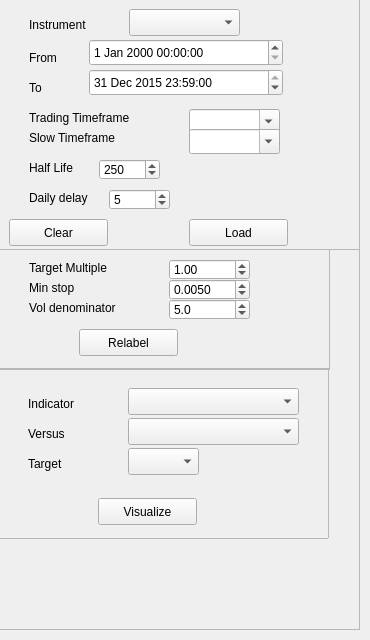
    <widget class="QWidget" name="tab">
     <attribute name="title">
      <string>Single Pair</string>
     </attribute>
     <widget class="QFrame" name="frame_4">
      <property name="geometry">
       <rect>
        <x>-1</x>
        <y>-1</y>
        <width>361</width>
        <height>631</height>
       </rect>
      </property>
      <property name="frameShape">
       <enum>QFrame::StyledPanel</enum>
      </property>
      <property name="frameShadow">
       <enum>QFrame::Raised</enum>
      </property>
      <widget class="QFrame" name="frame">
       <property name="geometry">
        <rect>
         <x>0</x>
         <y>0</y>
         <width>361</width>
         <height>251</height>
        </rect>
       </property>
       <property name="frameShape">
        <enum>QFrame::StyledPanel</enum>
       </property>
       <property name="frameShadow">
        <enum>QFrame::Raised</enum>
       </property>
       <widget class="QComboBox" name="ComboInstrument">
        <property name="geometry">
         <rect>
          <x>130</x>
          <y>10</y>
          <width>111</width>
          <height>27</height>
         </rect>
        </property>
       </widget>
       <widget class="QPushButton" name="btnInstrumentLoader">
        <property name="geometry">
         <rect>
          <x>190</x>
          <y>220</y>
          <width>99</width>
          <height>27</height>
         </rect>
        </property>
        <property name="text">
         <string>Load</string>
        </property>
       </widget>
       <widget class="QLabel" name="label">
        <property name="geometry">
         <rect>
          <x>30</x>
          <y>10</y>
          <width>91</width>
          <height>31</height>
         </rect>
        </property>
        <property name="text">
         <string>Instrument</string>
        </property>
       </widget>
       <widget class="QLabel" name="label_2">
        <property name="geometry">
         <rect>
          <x>30</x>
          <y>50</y>
          <width>68</width>
          <height>17</height>
         </rect>
        </property>
        <property name="text">
         <string>From</string>
        </property>
       </widget>
       <widget class="QDateTimeEdit" name="dateTimeEdit_from">
        <property name="geometry">
         <rect>
          <x>90</x>
          <y>40</y>
          <width>194</width>
          <height>27</height>
         </rect>
        </property>
       </widget>
       <widget class="QLabel" name="label_3">
        <property name="geometry">
         <rect>
          <x>30</x>
          <y>80</y>
          <width>68</width>
          <height>17</height>
         </rect>
        </property>
        <property name="text">
         <string>To</string>
        </property>
       </widget>
       <widget class="QDateTimeEdit" name="dateTimeEdit_to">
        <property name="geometry">
         <rect>
          <x>90</x>
          <y>70</y>
          <width>194</width>
          <height>27</height>
         </rect>
        </property>
        <property name="date">
         <date>
          <year>2015</year>
          <month>12</month>
          <day>31</day>
         </date>
        </property>
        <property name="time">
         <time>
          <hour>23</hour>
          <minute>59</minute>
          <second>0</second>
         </time>
        </property>
       </widget>
       <widget class="QLabel" name="label_5">
        <property name="geometry">
         <rect>
          <x>30</x>
          <y>110</y>
          <width>131</width>
          <height>17</height>
         </rect>
        </property>
        <property name="text">
         <string>Trading Timeframe</string>
        </property>
       </widget>
       <widget class="QLabel" name="label_6">
        <property name="geometry">
         <rect>
          <x>30</x>
          <y>130</y>
          <width>131</width>
          <height>17</height>
         </rect>
        </property>
        <property name="text">
         <string>Slow Timeframe</string>
        </property>
       </widget>
       <widget class="QComboBox" name="combo_fastTimeframe">
        <property name="geometry">
         <rect>
          <x>190</x>
          <y>110</y>
          <width>91</width>
          <height>25</height>
         </rect>
        </property>
        <property name="editable">
         <bool>true</bool>
        </property>
       </widget>
       <widget class="QComboBox" name="combo_slowTimeframe">
        <property name="geometry">
         <rect>
          <x>190</x>
          <y>130</y>
          <width>91</width>
          <height>25</height>
         </rect>
        </property>
        <property name="editable">
         <bool>true</bool>
        </property>
       </widget>
       <widget class="QLabel" name="label_7">
        <property name="geometry">
         <rect>
          <x>30</x>
          <y>160</y>
          <width>131</width>
          <height>17</height>
         </rect>
        </property>
        <property name="text">
         <string>Half Life</string>
        </property>
       </widget>
       <widget class="QSpinBox" name="spinBox_halflife_window">
        <property name="geometry">
         <rect>
          <x>100</x>
          <y>160</y>
          <width>61</width>
          <height>21</height>
         </rect>
        </property>
        <property name="minimum">
         <number>0</number>
        </property>
        <property name="maximum">
         <number>99999</number>
        </property>
        <property name="singleStep">
         <number>25</number>
        </property>
        <property name="value">
         <number>250</number>
        </property>
       </widget>
       <widget class="QLabel" name="label_8">
        <property name="geometry">
         <rect>
          <x>30</x>
          <y>190</y>
          <width>131</width>
          <height>17</height>
         </rect>
        </property>
        <property name="text">
         <string>Daily delay</string>
        </property>
       </widget>
       <widget class="QSpinBox" name="spinBox_daily_delay">
        <property name="geometry">
         <rect>
          <x>110</x>
          <y>190</y>
          <width>61</width>
          <height>21</height>
         </rect>
        </property>
        <property name="minimum">
         <number>-100</number>
        </property>
        <property name="maximum">
         <number>100</number>
        </property>
        <property name="singleStep">
         <number>1</number>
        </property>
        <property name="value">
         <number>5</number>
        </property>
       </widget>
       <widget class="QPushButton" name="btnInstrumentClear">
        <property name="geometry">
         <rect>
          <x>10</x>
          <y>220</y>
          <width>99</width>
          <height>27</height>
         </rect>
        </property>
        <property name="text">
         <string>Clear</string>
        </property>
       </widget>
      </widget>
      <widget class="QFrame" name="frame_7">
       <property name="geometry">
        <rect>
         <x>0</x>
         <y>250</y>
         <width>331</width>
         <height>121</height>
        </rect>
       </property>
       <property name="frameShape">
        <enum>QFrame::StyledPanel</enum>
       </property>
       <property name="frameShadow">
        <enum>QFrame::Raised</enum>
       </property>
       <widget class="QPushButton" name="pushButton_relabel">
        <property name="geometry">
         <rect>
          <x>80</x>
          <y>80</y>
          <width>99</width>
          <height>27</height>
         </rect>
        </property>
        <property name="text">
         <string>Relabel</string>
        </property>
       </widget>
       <widget class="QLabel" name="label_39">
        <property name="geometry">
         <rect>
          <x>30</x>
          <y>30</y>
          <width>68</width>
          <height>17</height>
         </rect>
        </property>
        <property name="text">
         <string>Min stop</string>
        </property>
       </widget>
       <widget class="QLabel" name="label_40">
        <property name="geometry">
         <rect>
          <x>30</x>
          <y>10</y>
          <width>111</width>
          <height>17</height>
         </rect>
        </property>
        <property name="text">
         <string>Target Multiple</string>
        </property>
       </widget>
       <widget class="QDoubleSpinBox" name="doubleSpinBox_minStop">
        <property name="geometry">
         <rect>
          <x>170</x>
          <y>30</y>
          <width>81</width>
          <height>21</height>
         </rect>
        </property>
        <property name="decimals">
         <number>4</number>
        </property>
        <property name="maximum">
         <double>1.000000000000000</double>
        </property>
        <property name="singleStep">
         <double>0.001000000000000</double>
        </property>
        <property name="value">
         <double>0.005000000000000</double>
        </property>
       </widget>
       <widget class="QLabel" name="label_41">
        <property name="geometry">
         <rect>
          <x>30</x>
          <y>50</y>
          <width>121</width>
          <height>17</height>
         </rect>
        </property>
        <property name="text">
         <string>Vol denominator</string>
        </property>
       </widget>
       <widget class="QDoubleSpinBox" name="doubleSpinBox_volDenominator">
        <property name="geometry">
         <rect>
          <x>170</x>
          <y>50</y>
          <width>81</width>
          <height>21</height>
         </rect>
        </property>
        <property name="decimals">
         <number>1</number>
        </property>
        <property name="minimum">
         <double>-20.000000000000000</double>
        </property>
        <property name="maximum">
         <double>20.000000000000000</double>
        </property>
        <property name="value">
         <double>5.000000000000000</double>
        </property>
       </widget>
       <widget class="QDoubleSpinBox" name="doubleSpinBox_targetMultiple">
        <property name="geometry">
         <rect>
          <x>170</x>
          <y>10</y>
          <width>81</width>
          <height>21</height>
         </rect>
        </property>
        <property name="maximum">
         <double>10.000000000000000</double>
        </property>
        <property name="singleStep">
         <double>0.250000000000000</double>
        </property>
        <property name="value">
         <double>1.000000000000000</double>
        </property>
       </widget>
      </widget>
      <widget class="QFrame" name="frame_8">
       <property name="geometry">
        <rect>
         <x>-1</x>
         <y>369</y>
         <width>331</width>
         <height>171</height>
        </rect>
       </property>
       <property name="frameShape">
        <enum>QFrame::StyledPanel</enum>
       </property>
       <property name="frameShadow">
        <enum>QFrame::Raised</enum>
       </property>
       <widget class="QComboBox" name="comboBox_indicatorToVisualize">
        <property name="geometry">
         <rect>
          <x>130</x>
          <y>20</y>
          <width>171</width>
          <height>27</height>
         </rect>
        </property>
       </widget>
       <widget class="QLabel" name="label_42">
        <property name="geometry">
         <rect>
          <x>30</x>
          <y>20</y>
          <width>91</width>
          <height>31</height>
         </rect>
        </property>
        <property name="text">
         <string>Indicator</string>
        </property>
       </widget>
       <widget class="QPushButton" name="pushButton_visualize">
        <property name="geometry">
         <rect>
          <x>100</x>
          <y>130</y>
          <width>99</width>
          <height>27</height>
         </rect>
        </property>
        <property name="text">
         <string>Visualize</string>
        </property>
       </widget>
       <widget class="QLabel" name="label_43">
        <property name="geometry">
         <rect>
          <x>30</x>
          <y>50</y>
          <width>91</width>
          <height>31</height>
         </rect>
        </property>
        <property name="text">
         <string>Versus</string>
        </property>
       </widget>
       <widget class="QComboBox" name="comboBox_versusIndicatorToVisualize">
        <property name="geometry">
         <rect>
          <x>130</x>
          <y>50</y>
          <width>171</width>
          <height>27</height>
         </rect>
        </property>
       </widget>
       <widget class="QComboBox" name="comboBox_targetToVisualize">
        <property name="geometry">
         <rect>
          <x>130</x>
          <y>80</y>
          <width>71</width>
          <height>27</height>
         </rect>
        </property>
       </widget>
       <widget class="QLabel" name="label_44">
        <property name="geometry">
         <rect>
          <x>30</x>
          <y>80</y>
          <width>91</width>
          <height>31</height>
         </rect>
        </property>
        <property name="text">
         <string>Target</string>
        </property>
       </widget>
      </widget>
     </widget>
    </widget>
